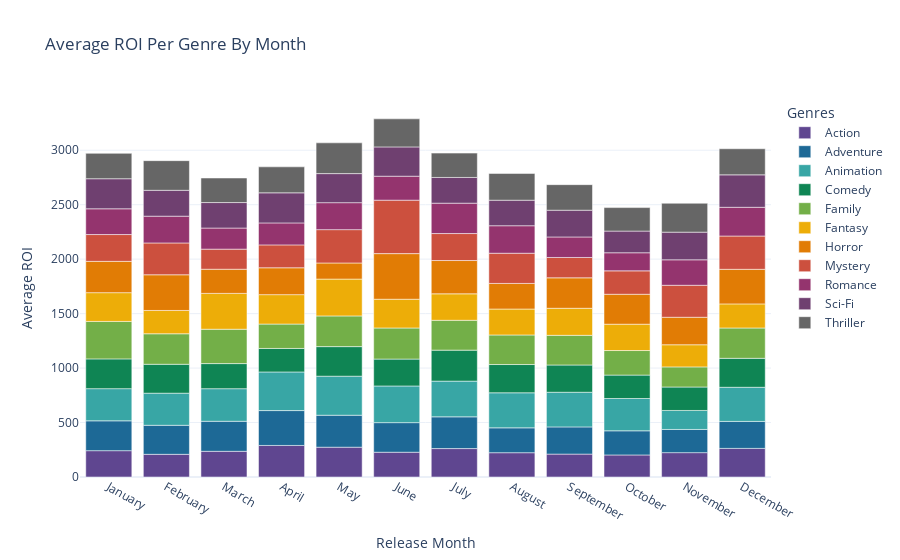

Notebook code cell kept with this figure:
### Code cell
fig = px.bar(df_month_genres_roi, x="Month", y="Average ROI", color="Genres", template="plotly_white",
             color_discrete_sequence=px.colors.qualitative.Prism,
             category_orders={'Month': ['January', 'February', 'March', 'April', 
                                        'May', 'June', 'July', 'August', 'September', 
                                        'October', 'November', 'December']},
             title="Average ROI Per Genre By Month", labels={'Month': 'Release Month'})
fig.show()

### Figure 1 — Plotly figure (JSON) as saved in the notebook; plotly's stock layout.template omitted (floating-point values rounded to 4 significant figures)
{"data": [{"alignmentgroup": "True", "hovertemplate": "Genres=Action<br>Release Month=%{x}<br>Average ROI=%{y}<extra></extra>", "legendgroup": "Action", "marker": {"color": "rgb(95, 70, 144)"}, "name": "Action", "offsetgroup": "Action", "orientation": "v", "showlegend": true, "textposition": "auto", "type": "bar", "x": ["April", "August", "December", "February", "January", "July", "June", "March", "May", "November", "October", "September"], "xaxis": "x", "y": [289.7, 223.1, 262.6, 208.2, 241.7, 261.0, 227.5, 236.0, 273.7, 223.7, 202.5, 210.2], "yaxis": "y"}, {"alignmentgroup": "True", "hovertemplate": "Genres=Adventure<br>Release Month=%{x}<br>Average ROI=%{y}<extra></extra>", "legendgroup": "Adventure", "marker": {"color": "rgb(29, 105, 150)"}, "name": "Adventure", "offsetgroup": "Adventure", "orientation": "v", "showlegend": true, "textposition": "auto", "type": "bar", "x": ["April", "August", "December", "February", "January", "July", "June", "March", "May", "November", "October", "September"], "xaxis": "x", "y": [320.1, 228.3, 247.7, 266.6, 274.1, 291.3, 271.5, 275.6, 293.4, 212.9, 221.6, 249.6], "yaxis": "y"}, {"alignmentgroup": "True", "hovertemplate": "Genres=Animation<br>Release Month=%{x}<br>Average ROI=%{y}<extra></extra>", "legendgroup": "Animation", "marker": {"color": "rgb(56, 166, 165)"}, "name": "Animation", "offsetgroup": "Animation", "orientation": "v", "showlegend": true, "textposition": "auto", "type": "bar", "x": ["April", "August", "December", "February", "January", "July", "June", "March", "May", "November", "October", "September"], "xaxis": "x", "y": [354.6, 321.9, 313.5, 294.8, 295.3, 327.9, 336.8, 299.3, 358.4, 174.3, 296.5, 318.4], "yaxis": "y"}, {"alignmentgroup": "True", "hovertemplate": "Genres=Comedy<br>Release Month=%{x}<br>Average ROI=%{y}<extra></extra>", "legendgroup": "Comedy", "marker": {"color": "rgb(15, 133, 84)"}, "name": "Comedy", "offsetgroup": "Comedy", "orientation": "v", "showlegend": true, "textposition": "auto", "type": "bar", "x": ["April", "August", "December", "February", "January", "July", "June", "March", "May", "November", "October", "September"], "xaxis": "x", "y": [215.7, 259.3, 265.8, 265.3, 273.3, 284.5, 246.7, 230.3, 271.5, 215.1, 214.9, 250.0], "yaxis": "y"}, {"alignmentgroup": "True", "hovertemplate": "Genres=Family<br>Release Month=%{x}<br>Average ROI=%{y}<extra></extra>", "legendgroup": "Family", "marker": {"color": "rgb(115, 175, 72)"}, "name": "Family", "offsetgroup": "Family", "orientation": "v", "showlegend": true, "textposition": "auto", "type": "bar", "x": ["April", "August", "December", "February", "January", "July", "June", "March", "May", "November", "October", "September"], "xaxis": "x", "y": [224.0, 271.4, 278.5, 280.2, 344.0, 273.9, 285.6, 315.5, 281.9, 185.0, 225.6, 272.5], "yaxis": "y"}, {"alignmentgroup": "True", "hovertemplate": "Genres=Fantasy<br>Release Month=%{x}<br>Average ROI=%{y}<extra></extra>", "legendgroup": "Fantasy", "marker": {"color": "rgb(237, 173, 8)"}, "name": "Fantasy", "offsetgroup": "Fantasy", "orientation": "v", "showlegend": true, "textposition": "auto", "type": "bar", "x": ["April", "August", "December", "February", "January", "July", "June", "March", "May", "November", "October", "September"], "xaxis": "x", "y": [270.1, 238.2, 221.3, 213.9, 264.0, 243.2, 264.1, 329.0, 338.2, 203.3, 241.8, 248.3], "yaxis": "y"}, {"alignmentgroup": "True", "hovertemplate": "Genres=Horror<br>Release Month=%{x}<br>Average ROI=%{y}<extra></extra>", "legendgroup": "Horror", "marker": {"color": "rgb(225, 124, 5)"}, "name": "Horror", "offsetgroup": "Horror", "orientation": "v", "showlegend": true, "textposition": "auto", "type": "bar", "x": ["April", "August", "December", "February", "January", "July", "June", "March", "May", "November", "October", "September"], "xaxis": "x", "y": [246.6, 235.0, 317.4, 327.6, 287.5, 305.5, 418.6, 221.8, 147.8, 252.3, 274.9, 279.6], "yaxis": "y"}, {"alignmentgroup": "True", "hovertemplate": "Genres=Mystery<br>Release Month=%{x}<br>Average ROI=%{y}<extra></extra>", "legendgroup": "Mystery", "marker": {"color": "rgb(204, 80, 62)"}, "name": "Mystery", "offsetgroup": "Mystery", "orientation": "v", "showlegend": true, "textposition": "auto", "type": "bar", "x": ["April", "August", "December", "February", "January", "July", "June", "March", "May", "November", "October", "September"], "xaxis": "x", "y": [210.1, 277.3, 305.5, 292.1, 246.1, 247.8, 490.7, 184.3, 306.2, 293.5, 214.8, 186.7], "yaxis": "y"}, {"alignmentgroup": "True", "hovertemplate": "Genres=Romance<br>Release Month=%{x}<br>Average ROI=%{y}<extra></extra>", "legendgroup": "Romance", "marker": {"color": "rgb(148, 52, 110)"}, "name": "Romance", "offsetgroup": "Romance", "orientation": "v", "showlegend": true, "textposition": "auto", "type": "bar", "x": ["April", "August", "December", "February", "January", "July", "June", "March", "May", "November", "October", "September"], "xaxis": "x", "y": [201.8, 252.5, 263.9, 245.9, 236.4, 278.9, 220.1, 193.5, 247.6, 233.8, 166.2, 188.4], "yaxis": "y"}, {"alignmentgroup": "True", "hovertemplate": "Genres=Sci-Fi<br>Release Month=%{x}<br>Average ROI=%{y}<extra></extra>", "legendgroup": "Sci-Fi", "marker": {"color": "rgb(111, 64, 112)"}, "name": "Sci-Fi", "offsetgroup": "Sci-Fi", "orientation": "v", "showlegend": true, "textposition": "auto", "type": "bar", "x": ["April", "August", "December", "February", "January", "July", "June", "March", "May", "November", "October", "September"], "xaxis": "x", "y": [276.2, 234.4, 297.8, 237.6, 276.0, 236.1, 268.8, 234.3, 266.8, 254.0, 199.0, 245.7], "yaxis": "y"}, {"alignmentgroup": "True", "hovertemplate": "Genres=Thriller<br>Release Month=%{x}<br>Average ROI=%{y}<extra></extra>", "legendgroup": "Thriller", "marker": {"color": "rgb(102, 102, 102)"}, "name": "Thriller", "offsetgroup": "Thriller", "orientation": "v", "showlegend": true, "textposition": "auto", "type": "bar", "x": ["April", "August", "December", "February", "January", "July", "June", "March", "May", "November", "October", "September"], "xaxis": "x", "y": [238.5, 245.6, 239.5, 272.1, 232.9, 223.4, 257.7, 225.4, 282.4, 265.2, 215.6, 234.5], "yaxis": "y"}], "layout": {"barmode": "relative", "legend": {"title": {"text": "Genres"}, "tracegroupgap": 0}, "title": {"text": "Average ROI Per Genre By Month"}, "xaxis": {"anchor": "y", "categoryarray": ["January", "February", "March", "April", "May", "June", "July", "August", "September", "October", "November", "December"], "categoryorder": "array", "domain": [0, 1], "title": {"text": "Release Month"}}, "yaxis": {"anchor": "x", "domain": [0, 1], "title": {"text": "Average ROI"}}}}
